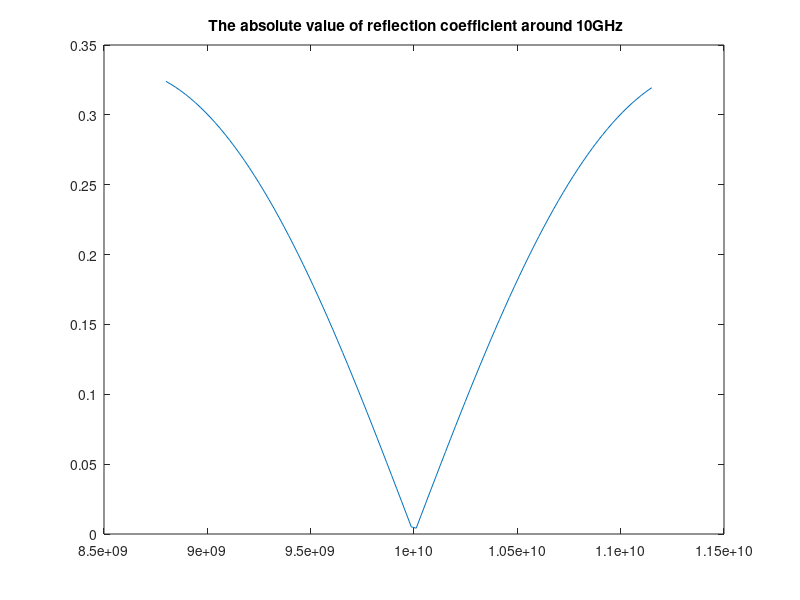
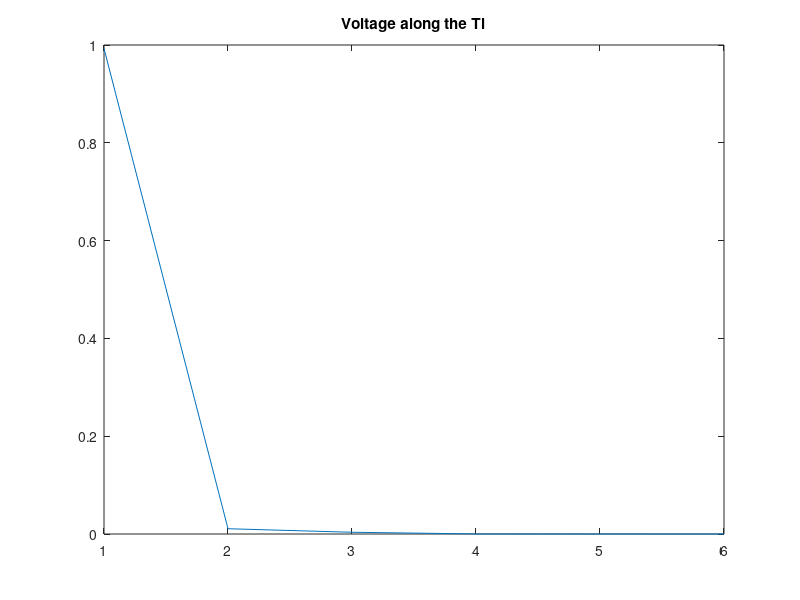
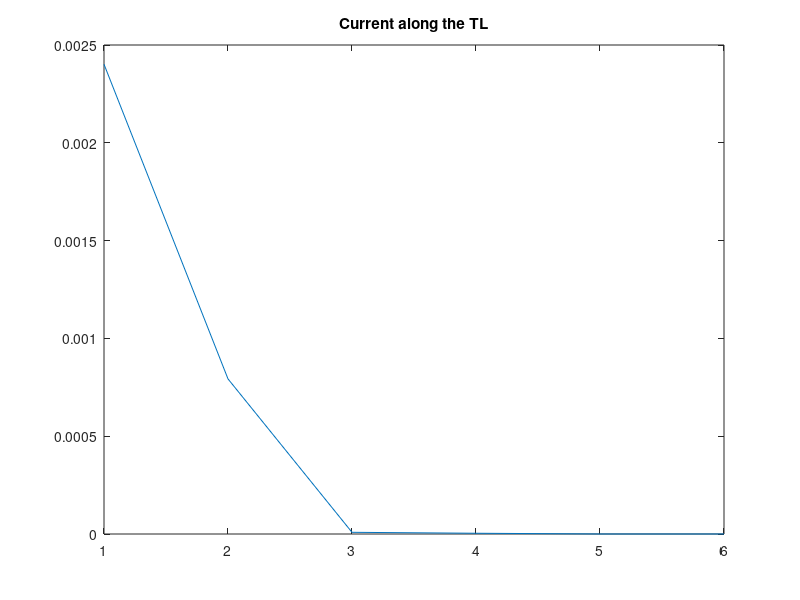

These charts were generated, in order, by the following MATLAB code:
% first we define the variables%
clear all; close all; clc;
Rg=50;
l=0.1;
L0=5*10^-7;
C0=8.8889*10^-11;
f0=10^10;
ZL=150;
Z0=sqrt(L0/C0);
% from analytical calculations%
L1=106/(2.85714286*10^8);
C1=1/(2.85714286*106*10^8);
vp=2.85714286*10^8;
Z1=106; % sqrt(L1/C1);
f=linspace(0.88*10^10 ,1.115*10^10);
tanf = tan((pi.*f.*l./vp));
Zin = Z1 .* (ZL + i .* Z1 .* tanf) ./ (Z1 + i .* ZL .* tanf);
gamma_in=(Zin - Z0) ./ (Zin + Z0);
plot(f, abs(gamma_in));
title(' The absolute value of reflection coefficient around 10GHz');
% Q2c %
N=input('Enter number ');
d=l/(N);
w=2*pi*f0;
a1=10^-5;
a2=10^-5;
n_0=round(N/2)-1; %number of points on the left TL
n_1=N-n_0+1; %number of points on the right TL
L0_array=L0*ones(1,n_0);
C0_array=C0*ones(1,n_0);
z=linspace(l/2,l,n_1 + 6);
L1_array= L1 + a1.*(z-l./2).^2;
C1_array= C1 + a2.*(z-l./2).^2;
L=[L0_array L1_array];
C=[C0_array C1_array];
A1=(zeros(N-1,2*N+2));
for i= 1:N-1
    A1(i,i)=1;
    A1(i,i+2)=-1;
    A1(i,N+2+i)=-j*2*w*d*L(i);
end
A2=(zeros(N-1,2*N+2));
for i= 1:N-1
    A2(i,i+1)=-j*2*w*C(i)*d;
    A2(i,N+1+i)=1;
    A2(i,N+i+3)=-1;
end
A3=(zeros(4,2*N+2));
A3(1,1)=1; A3(1,N+2)=Rg;
A3(2,N+1)=1; A3(2,2*N+2)=-ZL;
A3(3,1)=-1; A3(3,2)=1; A3(3,N+2)=j*w*L(1)*d/2; A3(3,N+3)=j*w*L(1)*d/2;
A3(4,N)=-1; A3(4,N+1)=1; A3(4,2*N+2)=j*w*L(N+1)*d/2; A3(4,2*N+1)=j*w*L(N+1)*d/2;
A=[A1;A2;A3];
b=zeros(2*N+2,1);
b(2*N-1)=1;
x= linsolve(A,b);
voltage=zeros(N+1,1);
for i=1:N+1
    voltage(i)=x(i);
end
figure();
plot(1:N+1, abs(voltage));
title('Voltage along the Tl')
current=zeros(N+1,1);
for i= 1:N+1
    current(i)=x(N+1+i);
end
figure();
plot(1:N+1, abs(current));
title('Current along the TL');




